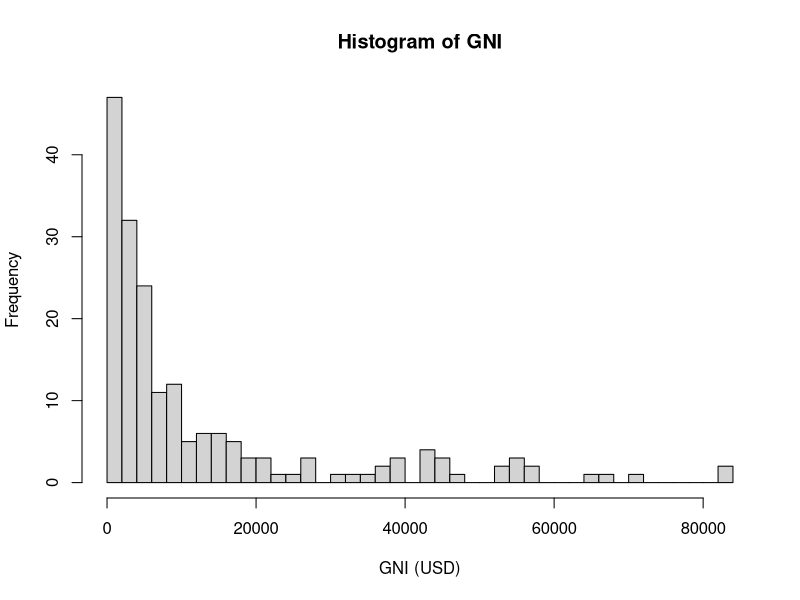

Generate this figure with R: (Note: this script raises an error after producing the figure.)
## ---- chunk 1

library(knitr)
    
# This makes sure the code is wrapped to fit when it creats a pdf
opts_chunk$set(tidy.opts=list(width.cutoff=60))  
knitr::opts_chunk$set(echo = TRUE)
set.seed(230)
library(dplyr)
library(ggplot2)
library(readr)
## ---- chunk 2
#read in data
world_bank_2016 <- read_csv("WB.2016.csv")
## ---- chunk 3
rural <- world_bank_2016 %>%
  dplyr::select(GNI, Rural) %>%
  na.omit()

# Histogram
hist(rural$GNI, breaks = 50,
     main = "Histogram of GNI", xlab = "GNI (USD)")

# Quantile Plot
cars:qqPlot(rural$GNI, main = "qqplot of GNI", xlab = "GNI (USD)")

# Correlation
cor(rural$GNI, rural$Rural)
## ---- chunk 4
rural <- rural %>% mutate(logGNI = log10(GNI)) %>%
  na.omit()
## ---- chunk 5
# Histogram
hist(rural$logGNI, breaks = 50,
     main = "Histogram of logGNI", xlab = "logGNI")

# Quantile Plot
cars:qqPlot(rural$logGNI, main = "qqplot of logGNI", xlab = "logGNI")
## ---- chunk 6
ggplot(data = rural, aes(x = logGNI, y = Rural)) +
  geom_point() +
  ggtitle("% Rural Population vs. logGNI")
## ---- chunk 7
(obs_stat_corr_rural_logGNI <- cor(rural$Rural, rural$logGNI))
## ---- chunk 8
null_dist_corr_rural_logGNI <- rep(NA, 10000)
for (i in 1:10000){
  null_dist_corr_rural_logGNI[i] <-
    cor(sample(rural$Rural), rural$logGNI)
}

# plot the null distribution with a red vertical line for the statistic value
hist(null_dist_corr_rural_logGNI,
     main = "Null Distribution",
     xlab = "Correlation",
     xlim = c(-0.8, 0.8),
     nclass = 50)

# So far off that it doesn't even matter
abline(v = obs_stat_corr_rural_logGNI, col = "red")
## ---- chunk 9
(p_value_corr_rural_logGNI <-
   sum(abs(null_dist_corr_rural_logGNI) >= abs(obs_stat_corr_rural_logGNI)) / length(null_dist_corr_rural_logGNI))
## ---- chunk 10

# function to convert GNI to development level for each country
convert_GNI_to_level <- function(income){
  if (income <= 1035){
    "low"}
  else if (income > 1035 & income <= 4085){
    "low_mid"}
  else if (income > 4085 & income <= 12615){
    "high_mid"}
  else{
    "high"}
}

# remove cases where either GNI or FossilPct is NA
many_means_data <- world_bank_2016[!is.na(world_bank_2016$GNI), ]
many_means_data <- many_means_data[!is.na(many_means_data$FossilPct), ]

# add a column called development to give development level of country
development_list <- sapply(many_means_data$GNI, convert_GNI_to_level)
many_means_data$development = development_list
## ---- chunk 11

# boxplot to visualize the data

## for ordering of boxplot
many_means_data$development <- factor(many_means_data$development, 
                                      levels=c("low", "low_mid", "high_mid", "high"))

boxplot(FossilPct ~ development, many_means_data)

## ---- chunk 12

# run an ANOVA
fit <- aov(FossilPct ~ development, many_means_data)
summary(fit)

## ---- chunk 13

# high development
high_ind <- many_means_data[many_means_data$development == "high", ]
qqnorm(high_ind$FossilPct)

# high-mid development
high_mid_ind <- many_means_data[many_means_data$development == "high_mid", ]
qqnorm(high_mid_ind$FossilPct)

# low-mid development
low_mid_ind <- many_means_data[many_means_data$development == "low_mid", ]
qqnorm(low_mid_ind$FossilPct)

# low development
low_ind <- many_means_data[many_means_data$development == "low", ]
qqnorm(low_ind$FossilPct)

## ---- chunk 14

# are standard deviations in each grp similar?
by(many_means_data$FossilPct, many_means_data$development, sd)

## ---- chunk 15

pairwise.t.test(many_means_data$FossilPct, many_means_data$development, p.adj = "bonferroni")

## ---- chunk 16




## ---- chunk 17




